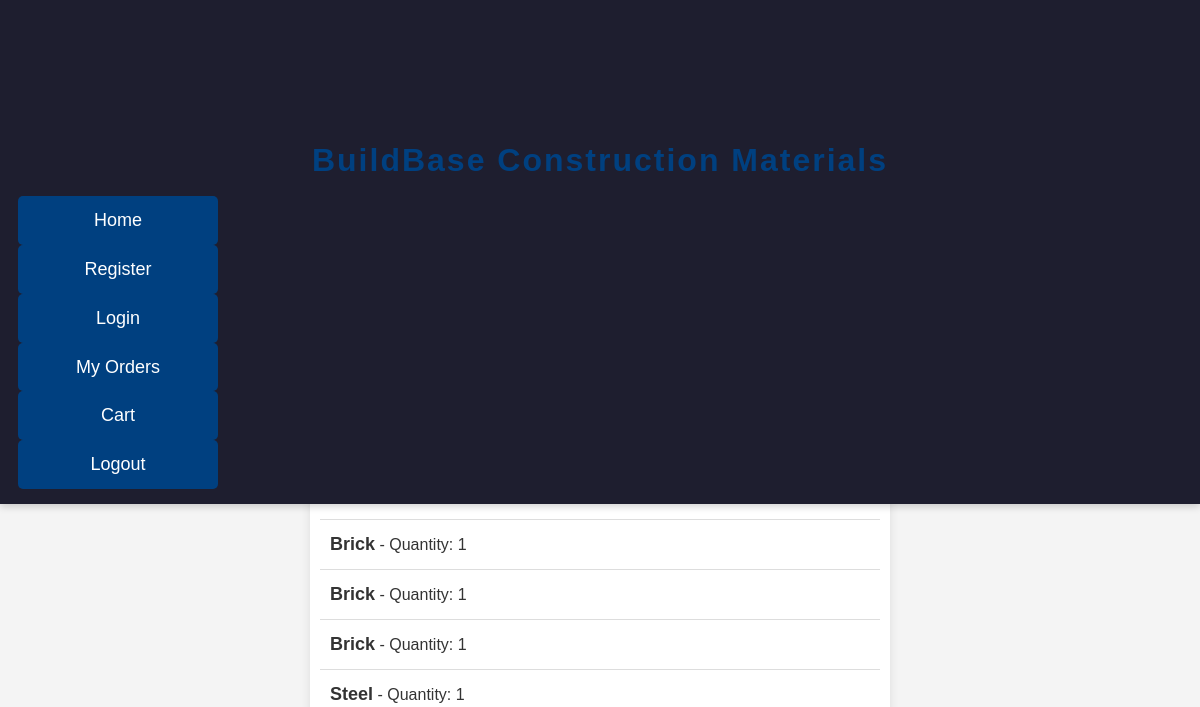
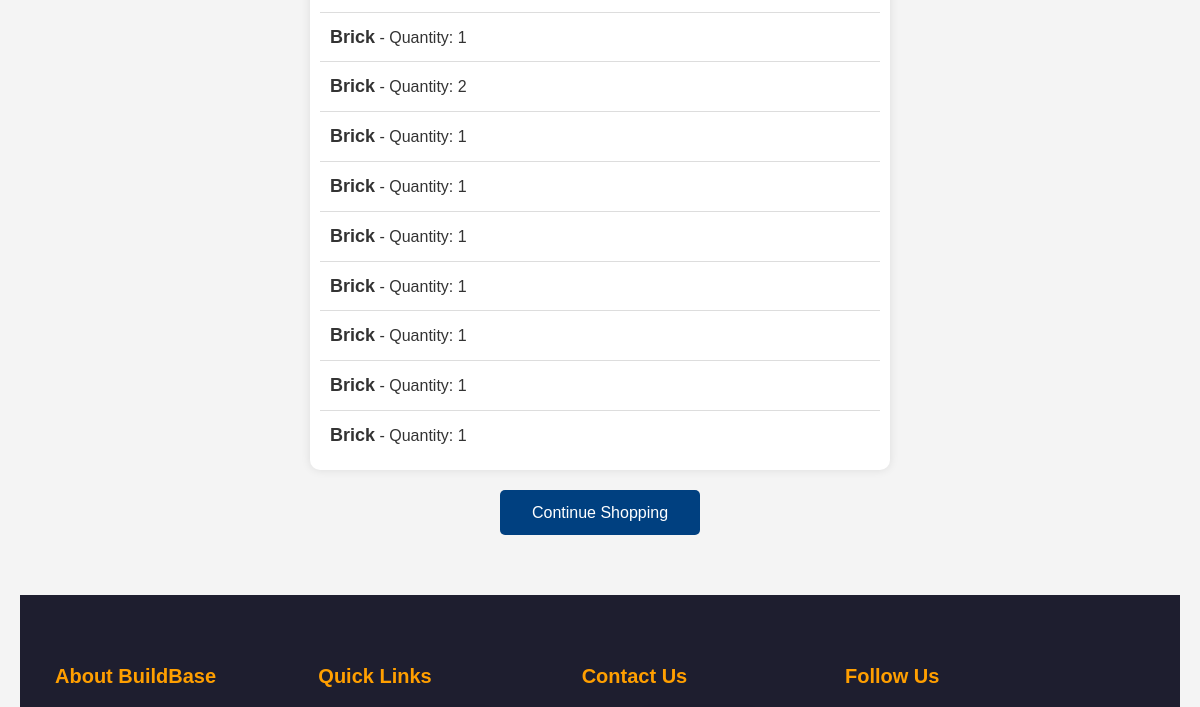
The app's page /order/summary/ (signed in, upper part), older data (2 pictures, top to bottom).
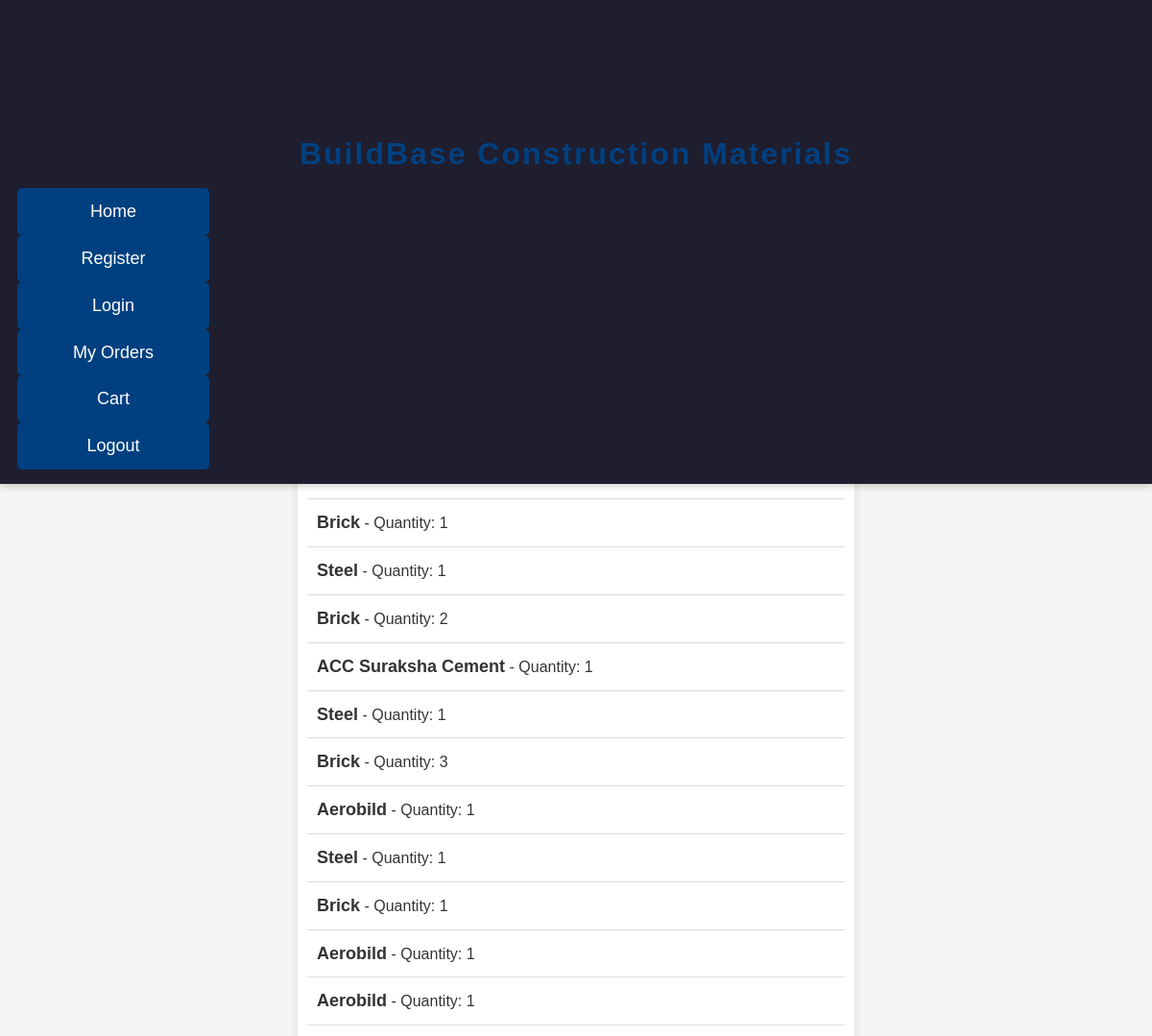
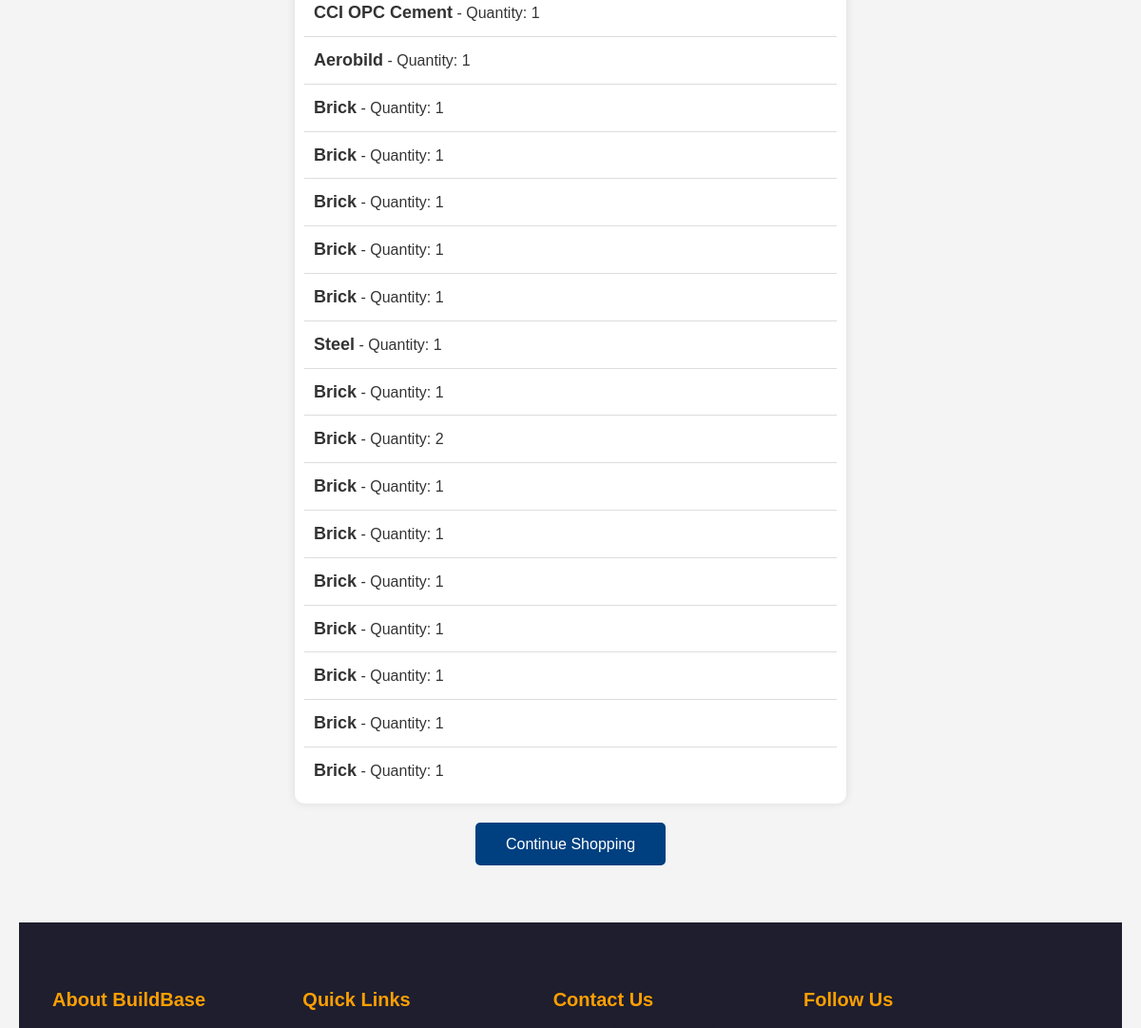
The same page, newer data (2 pictures, top to bottom).
### app/models.py (models this page shows, shortened)
class Order(models.Model):
    user = models.ForeignKey(User, on_delete=models.CASCADE)
    product = models.ForeignKey(Product, on_delete=models.CASCADE)
    quantity = models.IntegerField()
    amount = models.IntegerField(default=0)  # Default amount = 0
    ordered_at = models.DateTimeField(auto_now_add=True)
    status = models.CharField(max_length=100, default="Pending")
    billing_address = models.ForeignKey(BillingAddress, on_delete=models.SET_NULL, null=True, blank=True)
    razorpay_order_id = models.CharField(max_length=100, blank=True, null=True)
    razorpay_payment_id = models.CharField(max_length=100, blank=True, null=True)
    razorpay_signature = models.CharField(max_length=255, blank=True, null=True)

class Product(models.Model):
    name = models.CharField(max_length=200)
    description = models.TextField()
    price = models.DecimalField(max_digits=10, decimal_places=2)
    stock = models.IntegerField()
    image = models.ImageField(upload_to='products/')
    category = models.CharField(max_length=100)

### app/views.py (the view)
# urls.py: path('order/summary/', views.order_summary, name='order_summary'),
@login_required
def order_summary(request):
    orders = Order.objects.filter(user=request.user).order_by('-id')
    return render(request, 'user/order_summary.html', {'orders': orders})

### templates/user/order_summary.html (shortened to what this page needs)
<!DOCTYPE html>
<html lang="en">
<head>
    {% load static %}
    <link rel="stylesheet" href="{% static 'css/order_summary.css' %}">
</head>
<body>
    <header>
        <h1>BuildBase Construction Materials</h1>
        <nav>
            <a href="{% url 'home' %}">Home</a>
            <a href="{% url 'register' %}">Register</a>
            <a href="{% url 'login' %}">Login</a>
            <a href="{% url 'user_orders' %}">My Orders</a>
            <a href="{% url 'view_cart' %}">Cart</a>
            <a href="{% url 'logout' %}">Logout</a>
        </nav>
    </header>
    <h1>Your Orders</h1>
    {% if orders %}
        <ul>
            {% for order in orders %}
                <li>
                    <strong>{{ order.product.name }}</strong> - Quantity: {{ order.quantity }}
                </li>
            {% endfor %}
        </ul>
    {% else %}
        <p>No orders found.</p>
    {% endif %}
    <a href="{% url 'home' %}">Continue Shopping</a>
    <footer class="footer">
        <div class="container">
            <div class="footer-section">
                <h3>About BuildBase</h3>
            </div>
            <div class="footer-section">
                <h3>Quick Links</h3>
            </div>
            <div class="footer-section">
                <h3>Contact Us</h3>
            </div>
            <div class="footer-section">
                <h3>Follow Us</h3>
            </div>
        </div>
    </footer>
</body>
</html>

Row changes from the older to the newer data that the page shows:
added Order: product.name "Brick", quantity "1"
added Order: product.name "Steel", quantity "1"
added Order: product.name "Brick", quantity "2"
added Order: product.name "ACC Suraksha Cement", quantity "1"
added Order: product.name "Steel", quantity "1"
added Order: product.name "Brick", quantity "3"
added Order: product.name "Aerobild", quantity "1"
added Order: product.name "Steel", quantity "1"
added Order: product.name "Brick", quantity "1"
added Order: product.name "Aerobild", quantity "1"
added Order: product.name "Aerobild", quantity "1"
now on this page (row unchanged): Order: product.name "CCI OPC Cement", quantity "1"
now on this page (row unchanged): Order: product.name "Aerobild", quantity "1"
now on this page (row unchanged): Order: product.name "Brick", quantity "1"
now on this page (row unchanged): Order: product.name "Brick", quantity "1"
